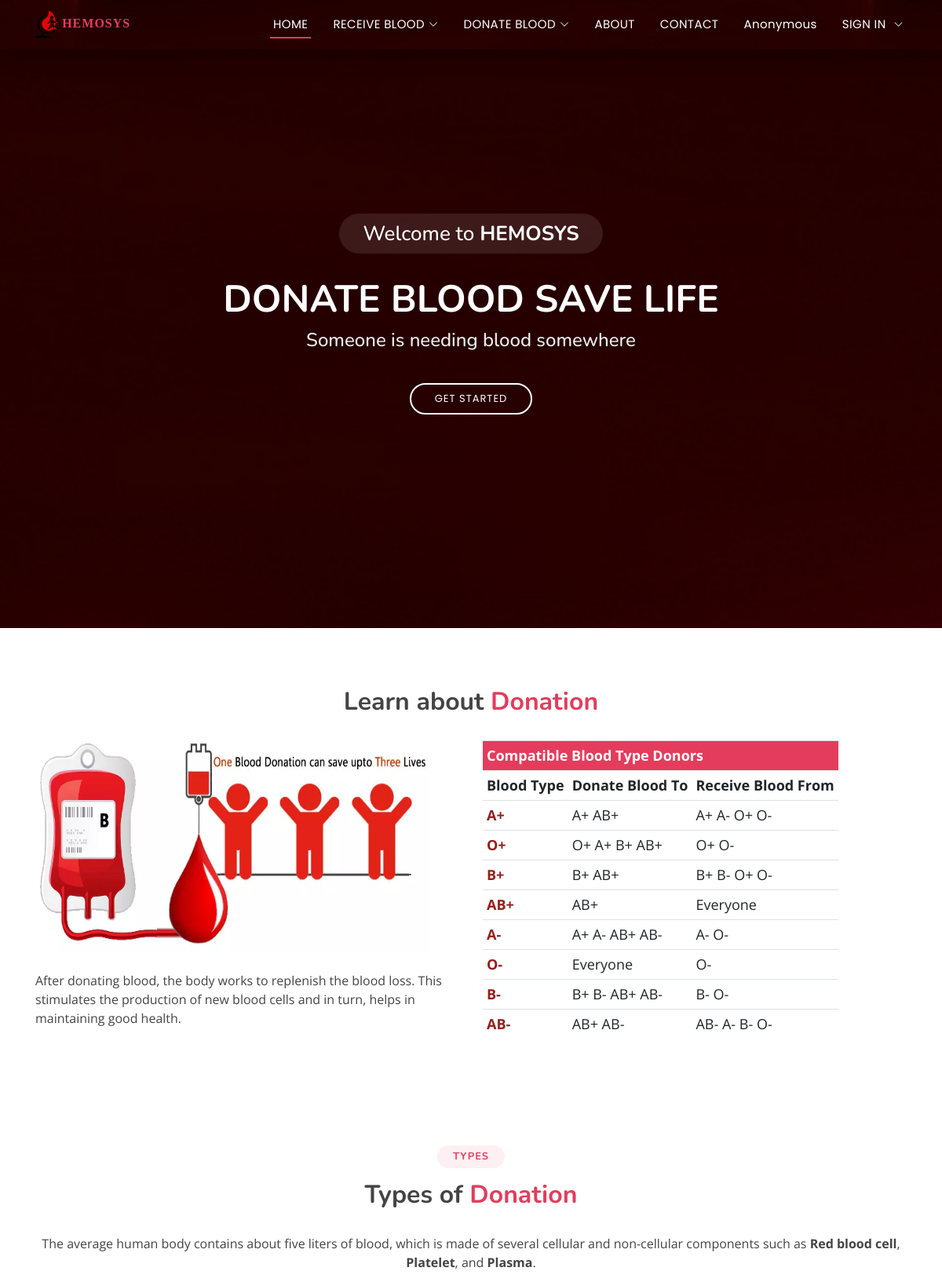
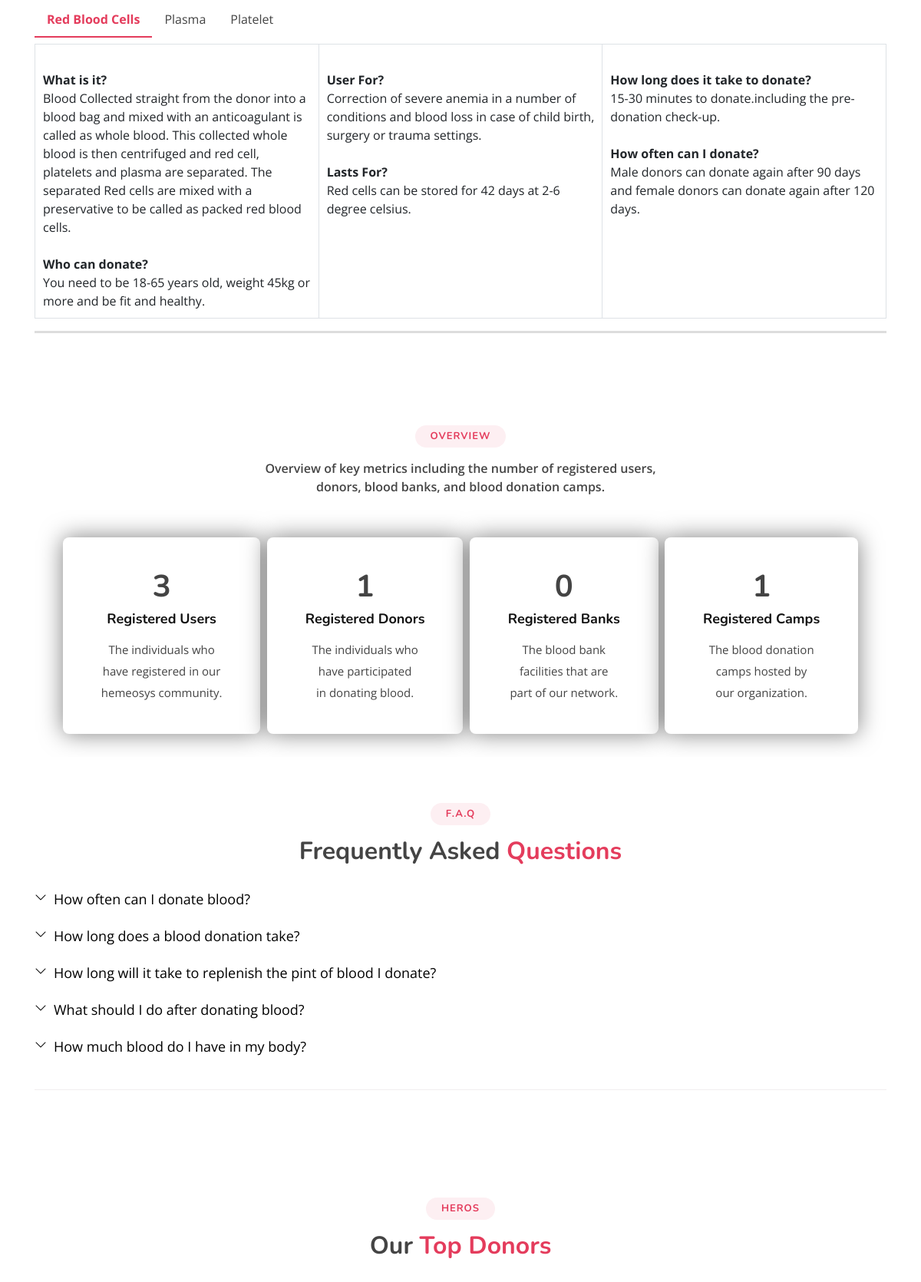
The page / (upper part) on the database its author committed (2 pictures, top to bottom).
### FAQ/models.py (models this page shows)
class faq(models.Model):
    ques = models.CharField(max_length=150)
    ans = HTMLField()

### Hemosys/views.py (the view)
# urls.py: path('', views.index, name="index"),
def index(request):
    user_count = User.objects.all().count()
    donor_count = userprofile.objects.count()
    bank_count = bloodbank.objects.all().count()
    camp_count = donationCamp.objects.all().count
    faqdet= faq.objects.all()
    top_donors = userprofile.objects.order_by('-donor_donationcount')[:3]
    first_donor = top_donors[0] if len(top_donors) > 0 else None
    second_donor = top_donors[1] if len(top_donors) > 1 else None
    third_donor = top_donors[2] if len(top_donors) > 2 else None
    data={
        'faqdet' : faqdet,
        'user_count' : user_count,
        'donor_count' : donor_count,
        'bank_count' : bank_count,
        'camp_count' : camp_count,
        'first_donor' : first_donor,
        'second_donor' : second_donor,
        'third_donor' : third_donor,
    }
    return render(request, "index.html", data)

### templates/index.html (shortened to what this page needs)
{% extends "base.html" %}
{% block content %}
{% load static %}
  <section id="home">
  <div class="home-container">
    <h3>Welcome to <strong>HEMOSYS</strong></h3>
    <h1>DONATE BLOOD SAVE LIFE</h1>
    <h2>Someone is needing blood somewhere</h2>
    <a href="#learn-about-donation" class="btn-get-started scrollto">Get Started</a>
  </div>
  </section>
<main id="main">
  <section id="learn-about-donation" class="lad">
    <div class="container">
      <div class="section-title">
        <h3>Learn about <span>Donation</span></h3>
      </div>
      <div class="img_tbl">
        <div class="imgtxt">
          <img class="bloodbag" src="static/images/donationFact.webp" />
          <br><br>
          <p>
            After donating blood, the body works to replenish the blood loss.
            This stimulates the production of new blood cells and in turn, helps
            in maintaining good health.
          </p>
        </div>
        <div class="tcol col-sm-6" style="font-size: 1.5rem">
          <table class="table table-responsive">
            <tbody>
              <tr>
                <th class="thdr" colspan="3">Compatible Blood Type Donors</th>
              </tr>
              <tr class="rwtxt">
                <td><b>Blood Type</b></td>
                <td><b>Donate Blood To</b></td>
                <td><b>Receive Blood From</b></td>
              </tr>
              <tr class="rwtxt">
                <td>
                  <span style="color: #961e1b"><b>A+</b></span>
                </td>
                <td>A+ AB+</td>
                <td>A+ A- O+ O-</td>
              </tr>
              <tr class="rwtxt">
                <td>
                  <span style="color: #961e1b"><b>O+</b></span>
                </td>
                <td>O+ A+ B+ AB+</td>
                <td>O+ O-</td>
              </tr>
              <tr class="rwtxt">
                <td>
                  <span style="color: #961e1b"><b>B+</b></span>
                </td>
                <td>B+ AB+</td>
                <td>B+ B- O+ O-</td>
              </tr>
              <tr class="rwtxt">
                <td>
                  <span style="color: #961e1b"><b>AB+</b></span>
                </td>
                <td>AB+</td>
                <td>Everyone</td>
              </tr>
              <tr class="rwtxt">
                <td>
                  <span style="color: #961e1b"><b>A-</b></span>
                </td>
                <td>A+ A- AB+ AB-</td>
                <td>A- O-</td>
              </tr>
              <tr class="rwtxt">
                <td>
                  <span style="color: #961e1b"><b>O-</b></span>
                </td>
                <td>Everyone</td>
                <td>O-</td>
              </tr>
              <tr class="rwtxt">
                <td>
                  <span style="color: #961e1b"><b>B-</b></span>
                </td>
                <td>B+ B- AB+ AB-</td>
                <td>B- O-</td>
              </tr>
              <tr class="rwtxt">
                <td>
                  <span style="color: #961e1b"><b>AB-</b></span>
                </td>
                <td>AB+ AB-</td>
                <td>AB- A- B- O-</td>
              </tr>
            </tbody>
          </table>
        </div>
      </div>
    </div>
  </section>
  <section id="tod" class="tod">
    <div class="container">
      <div class="section-title">
        <h2>Types</h2>
        <h3>Types of <span>Donation</span></h3>
      </div>
      <div class="content">
        <p style="text-align: center">
          The average human body contains about five liters of blood, which is
          made of several cellular and non-cellular components such as
          <strong>Red blood cell</strong>, <strong>Platelet</strong>, and
          <strong>Plasma</strong>.
        </p>
      </div>
      <div class = "tabs">
        <label for="tab1" class="tab_label">Red Blood Cells</label>
        <div class="tab_content">
          <table class="table table-bordered">
            <tbody>
              <tr>
                <td style="width: 33%; padding: 10px">
                <br><b>What is it?</b><br>
                Blood Collected straight from the donor into a blood bag and mixed with an anticoagulant is called as whole blood. This collected whole blood is then centrifuged and red cell, platelets and plasma are separated. The separated Red cells are mixed with a preservative to be called as packed red blood cells.
                <br><br><b>Who can donate?</b><br>
                You need to be 18-65 years old, weight 45kg or more and be fit and healthy.
                </td>
                <td style="width: 33%; padding: 10px">
                  <br><b>User For?</b><br>
                  Correction of severe anemia in a number of conditions and blood loss in case of child birth, surgery or trauma settings.
                  <br><br><b>Lasts For?</b><br>
                  Red cells can be stored for 42 days at 2-6 degree celsius.
                </td>
                <td style="width: 33%; padding: 10px">
                  <br><b>How long does it take to donate?</b><br>
                  15-30 minutes to donate.including the pre-donation check-up.
                  <br><br><b>How often can I donate?</b><br>
                  Male donors can donate again after 90 days and female donors can donate again after 120 days.
                </td>
              </tr>
            </tbody>
          </table>
        </div>
        <label for="tab2" class="tab_label">Plasma</label>
        <label for="tab3" class="tab_label">Platelet</label>
      </div>
    </div>
  </section>
  <section id="activity" class="activity">
    <div class="container">
      <div class="section-title">
        <h2>Overview</h2><br>
        <p>Overview of key metrics including the number of registered users, donors, blood banks, and blood donation camps.</p>
        <br>
      </div>
      <div class="row justify-content-center">
        <div class="">
          <div class="icon-box">
            <h1><b>{{user_count}}</b></h1>
            <h4 class="title"><a href="">Registered Users</a></h4>
            <p class="description">The individuals who <br> have registered in our<br> hemeosys community.</p>
          </div>
        </div>&nbsp&nbsp
        <div class="">
          <div class="icon-box">
            <h1><b>{{donor_count}}</b></h1>
            <h4 class="title"><a href="">Registered Donors</a></h4>
            <p class="description">The individuals who <br>have participated<br> in donating blood.</p>
          </div>
        </div>&nbsp&nbsp
        <div class="">
          <div class="icon-box">
            <h1><b>{{bank_count}}</b></h1>
            <h4 class="title"><a href="">Registered Banks</a></h4>
            <p class="description">The blood bank <br> facilities that are <br> part of our network.</p>
          </div>
        </div>&nbsp&nbsp
        <div class="">
          <div class="icon-box">
            <h1><b>{{camp_count}}</b></h1>
            <h4 class="title"><a href="">Registered Camps</a></h4>
            <p class="description">The blood donation <br> camps hosted by <br> our organization.</p>
          </div>
        </div>
      </div>
    </div>
  </section>
  <section id="faq" class="faq">
    <div class="container">
      <div class="section-title">
        <h2>F.A.Q</h2>
        <h3>Frequently Asked <span>Questions</span></h3>
      </div>
      <ul class="faq-list">
        <li>
          {% for n in faqdet %}
          <div
            data-bs-toggle="collapse"
            class="collapsed question"
            href="#faq{{n.id}}"
          >
            {{n.ques}}<i class="bi bi-chevron-down icon-show"></i
            >
          </div>
          <br />
          {% endfor %}
        </li>
      </ul>
    </div>
  </section>
  {% if first_donor.user.first_name %}
  <section id="portfolio" class="portfolio">
    <div class="container">
      <div class="section-title">
        <h2>Heros</h2>
        <h3>Our <span>Top Donors</span></h3>
      </div>
    </div>
  </section>
{% endif %}
</main>
{% endblock content %}

### static/assets/css/style.css (style rules this page uses)
body { font-family: "Open Sans", sans-serif; color: #444444; }
a { color: #e43c5c; text-decoration: none; }
h1, h2, h3, h4, h5, h6 { font-family: "Nunito", sans-serif; }
#home { width: 100%; height: 100vh; background: url("../../images/bg.jpg") top center; background-size: cover; position: relative; }
#home:before { content: ""; background: rgba(0, 0, 0, 0.6); position: absolute; bottom: 0; top: 0; left: 0; right: 0; }
#home .home-container { position: absolute; bottom: 0; top: 0; left: 0; right: 0; display: flex; justify-content: center; align-items: center; flex-direction: column; text-align: center; padding: 0 15px; }
#home h3 { background: rgba(255, 255, 255, 0.1); color: #fff; font-size: 26px; padding: 10px 30px; margin-bottom: 30px; border-radius: 50px; }
#home h1 { margin: 0 0 10px 0; font-size: 48px; font-weight: 700; line-height: 56px; text-transform: uppercase; color: #fff; }
#home h2 { color: #eee; margin-bottom: 40px; font-size: 24px; }
#home .btn-get-started { font-family: "Poppins", sans-serif; text-transform: uppercase; font-weight: 400; font-size: 13px; letter-spacing: 1px; display: inline-block; padding: 8px 30px 9px 30px; border-radius: 50px; transition: 0.5s; border: 2px solid #fff; color: #fff; }
@media (min-width: 1024px) { #home { background-attachment: fixed; } }
section { padding: 60px 0; overflow: hidden; }
.section-title { text-align: center; padding-bottom: 30px; }
.section-title h2 { font-size: 13px; letter-spacing: 1px; font-weight: 700; padding: 8px 20px; line-height: 1; margin: 0; background: #fdeff2; color: #e43c5c; display: inline-block; text-transform: uppercase; border-radius: 50px; }
.section-title h3 { margin: 15px 0 0 0; font-size: 32px; font-weight: 700; }
.section-title h3 span { color: #e43c5c; }
.section-title p { margin: 15px auto 0 auto; font-weight: 600; }
@media (min-width: 1024px) { .section-title p { width: 50%; } }
.activity { padding-bottom: 30px; }
.activity .icon-box { padding: 40px 50px; position: relative; overflow: hidden; background-color: #fff; box-shadow: 2px 0 35px 0 rgba(68, 88, 144, 0.12); transition: all 0.3s ease-in-out; box-shadow: 0 0 30px rgba(0, 0, 0, 0.5); border-radius: 8px; z-index: 1; text-align: center; }
.activity .icon-box::before { content: ""; position: absolute; background: #fdeff2; right: 0; left: 0; bottom: 0; top: 100%; transition: all 0.4s; z-index: -1; }
.activity .title { font-weight: 700; margin-bottom: 15px; font-size: 18px; }
.activity .title a { color: #111; }
.activity .description { font-size: 15px; line-height: 28px; margin-bottom: 0; align-items: center; }
.faq { padding: 60px 0; }
.faq .faq-list { padding: 0; list-style: none; }
.faq .faq-list li { border-bottom: 1px solid #f1eeef; margin-bottom: 20px; padding-bottom: 20px; }
.faq .faq-list .question { display: block; position: relative; font-family: #e43c5c; font-size: 18px; line-height: 24px; font-weight: 400; padding-left: 25px; cursor: pointer; color: #d01d3f; transition: 0.3s; }
.faq .faq-list i { font-size: 16px; position: absolute; left: 0; top: -2px; }
.faq .faq-list .icon-show { display: none; }
.faq .faq-list .collapsed { color: black; }
.faq .faq-list .collapsed .icon-show { display: inline-block; transition: 0.6s; }
.img_tbl { width: 100%; display: flex; }
.imgtxt { width: 50%; }
.imgtxt img { width: 500px; height: 270px; }
.tcol { display: flex; }
.table { font-size: 16px; }
.thdr { font-size: 18px; color: white; background-color: #e43c5c; }
.rwtxt { font-size: 18px; }
.table td, .table th { padding: 5px; }
.tabs { display: flex; flex-wrap: wrap; max-width: 100%; }
.tab_label { padding: 10px 16px; cursor: pointer; }
.tab_content { order: 1; width: 100%; border-bottom: 3px solid #dddddd; line-height: 1.5; font-size: 0.9em; display: none; }
.tab_radio:checked + .tab_label { font-weight: bold; color: #e43c5c; border-bottom: 2px solid #e43c5c; }
.tab_radio:checked + .tab_label + .tab_content { display: initial; }

### rows shown on the page
faq: ques "How often can I donate blood?"
faq: ques "How long does a blood donation take?"
faq: ques "How long will it take to replenish the pint of blood I donate?"
faq: ques "What should I do after donating blood?"
faq: ques "How much blood do I have in my body?"

### other values the page prints
{{ user_count }} "3"
{{ donor_count }} "1"
{{ bank_count }} "0"
{{ camp_count }} "1"
